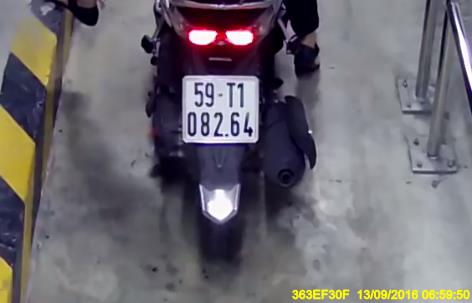
#> input picture 0000_08244_b.jpg, 472 x 303 px, found by its file name
$ python carDetect.py
#> lines starting #> are read from the running program, lines starting #| are printed output that depends on the picture; after the words box and inside, x2 and y2 are one past the last pixel; in counts of white or black regions, pixels touching at a corner belong together
import cv2
import imutils
import numpy as np

#load image
img = cv2.imread('GreenParking/0000_08244_b.jpg', cv2.IMREAD_COLOR)
#> img is the input picture: shape (303, 472, 3); mean B, G, R 112.4, 105.8, 109.7

#resize image
img = cv2.resize(img, dsize=(472, 303))

#Edge Detection
gray = cv2.cvtColor(img, cv2.COLOR_BGR2GRAY)#chuyen anh ve anh xam
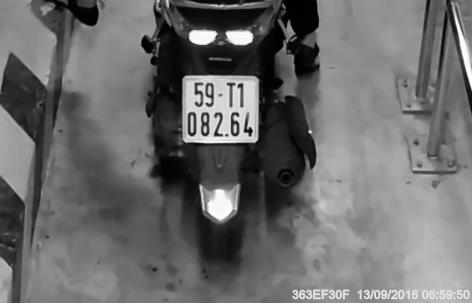
#> gray: shape (303, 472); min 0, max 255, mean 107.7
Blur = cv2.bilateralFilter(gray, 11, 17, 17)#lam mo anh de giam nhieu
edge = cv2.Canny(Blur, 30, 200)#tim canh trong hinh
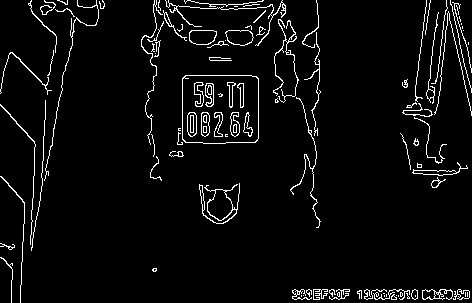
#> edge: shape (303, 472); 4.6% white in thin lines or dots

#tim contour trong anh canh
cnts = cv2.findContours(edge, cv2.RETR_TREE, cv2.CHAIN_APPROX_SIMPLE)#tim contour trong buc anh
#> cnts = 163 contours, 101 with area under 20; largest, box (x1, y1, x2, y2) and area: (182, 75, 259, 144) 5092, (182, 75, 259, 144) 5080, (199, 183, 240, 224) 634, (207, 189, 233, 221) 514, (225, 30, 254, 46) 337
cnts = imutils.grab_contours(cnts)#lay contour trong buc anh
cnts = sorted(cnts, key=cv2.contourArea, reverse=True)#sap xep duong vien theo thu tu
#phan tich contour
for c in cnts:
    D = cv2.arcLength(c, True)
    approx = cv2.approxPolyDP(c, 0.05*D, True)
    if len(approx) == 4 and 6000 > cv2.contourArea(c) > 2000:
        cv2.drawContours(img, [approx], -1, (0, 255, 0), 3)
        break
#> this loop made 1 pass
#> (D, approx) on pass 1: (279.8, [[182, 78], [185, 142], [257, 140], [256, 76]])
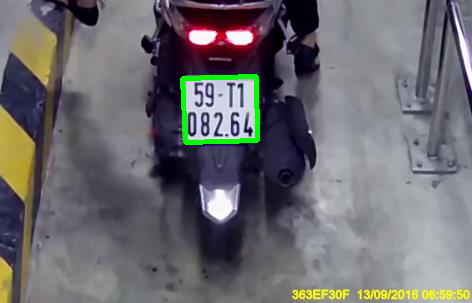
#> img: shape (303, 472, 3); 0.95% of pixels changed, all inside (x1, y1, x2, y2) = (180, 74, 260, 145)
mask = np.zeros(gray.shape, np.uint8)#tao ra mot buc anh den voi kich thuoc nhu anh gray
new_image = cv2.drawContours(mask, [approx], -1, 255, 2)#ve lai contour la bien so
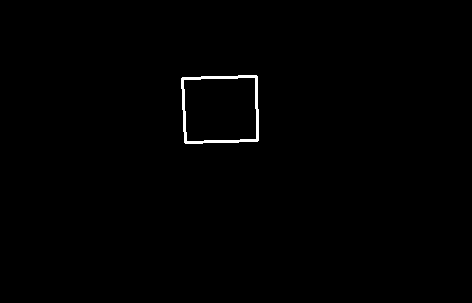
#> new_image: shape (303, 472); 0.57% white; 1 white region, box (x1, y1, x2, y2) and area: (181, 75, 259, 144) 815
new_image = cv2.bitwise_and(img, img, mask=mask)#rang buoc anh mask va anh goc
#> new_image: shape (303, 472, 3)
# Now crop
(x, y) = np.where(mask == 255)
#> x = 815 values from 75 to 143; y = 815 values, max 258 at index 414, min 181 at index 152, mean 220
(topx, topy) = (np.min(x), np.min(y))
#> topx = 75; topy = 181
(bottomx, bottomy) = (np.max(x), np.max(y))
#> bottomx = 143; bottomy = 258
Cut = gray[topx:bottomx + 1, topy:bottomy + 1]
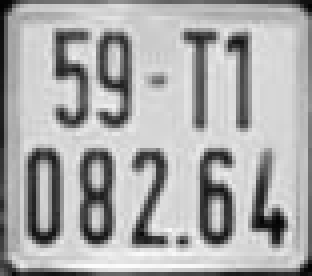
#> Cut: shape (69, 78) (shown 4 times larger); min 3, max 252, mean 170.2
cv2.imshow('Anh bien so', Cut)
#Show image
#print(img.shape)
cv2.imshow('Anh goc', img)
#cv2.imshow('Anh xam', gray)
#cv2.imshow('Anh mo', Blur)
#cv2.imshow('Anh edge', edge)
cv2.waitKey()

$ run again, with 0000_00532_b.jpg copied over 0000_08244_b.jpg
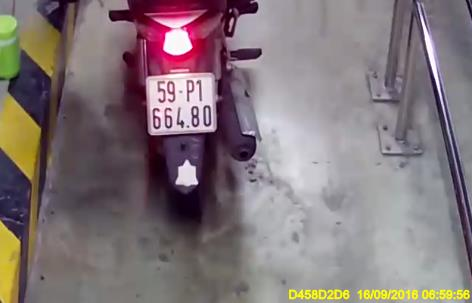
#> input picture 0000_00532_b.jpg, 472 x 303 px, found by its file name
#> img is the input picture: shape (303, 472, 3); mean B, G, R 121.1, 118.2, 130.8
#> `edge = cv2.Canny(Blur, 30, 200)#tim canh trong hinh`:
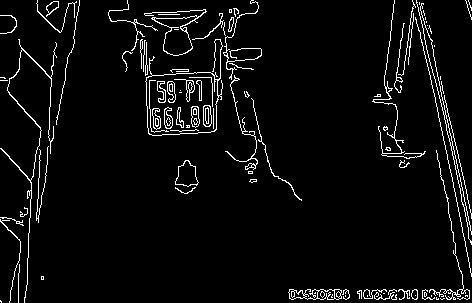
#> edge: shape (303, 472); 4.7% white in thin lines or dots
#> cnts = 161 contours, 109 with area under 20; largest, box (x1, y1, x2, y2) and area: (145, 39, 223, 136) 4170, (145, 72, 219, 136) 4144, (144, 9, 207, 56) 924, (154, 15, 198, 56) 866, (175, 160, 199, 187) 390
#> the loop `for c in cnts:` made 2 passes
#> D on pass 1: 537.3
#> x = 722 values from 75 to 133; y = 722 values, max 215 at index 102, min 146 at index 103, mean 180.5
#> topx = 75; topy = 146
#> bottomx = 133; bottomy = 215
#> `Cut = gray[topx:bottomx + 1, topy:bottomy + 1]`:
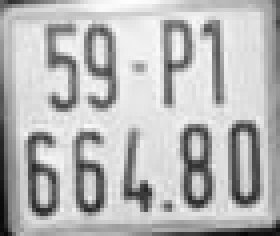
#> Cut: shape (59, 70) (shown 4 times larger); min 7, max 253, mean 183.3

$ run again, with 0000_05696_b.jpg copied over 0000_08244_b.jpg
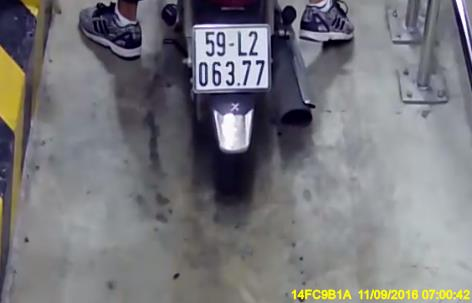
#> input picture 0000_05696_b.jpg, 472 x 303 px, found by its file name
#> img is the input picture: shape (303, 472, 3); mean B, G, R 123.2, 118.6, 118.9
#> `edge = cv2.Canny(Blur, 30, 200)#tim canh trong hinh`:
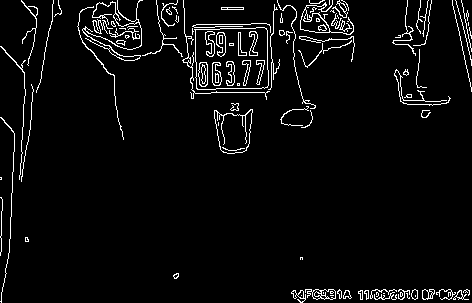
#> edge: shape (303, 472); 4.5% white in thin lines or dots
#> cnts = 172 contours, 102 with area under 20; largest, box (x1, y1, x2, y2) and area: (194, 27, 269, 90) 4308, (195, 27, 269, 90) 4305, (214, 109, 253, 154) 1250, (214, 109, 253, 154) 1228, (300, 0, 354, 35) 450
#> the loop `for c in cnts:` made 1 pass
#> (D, approx) on pass 1: (267.2, [[266, 28], [194, 29], [196, 88], [267, 87]])
#> x = 779 values from 27 to 89; y = 779 values, max 268 at index 393, min 193 at index 110, mean 230.7
#> topx = 27; topy = 193
#> bottomx = 89; bottomy = 268
#> `Cut = gray[topx:bottomx + 1, topy:bottomy + 1]`:
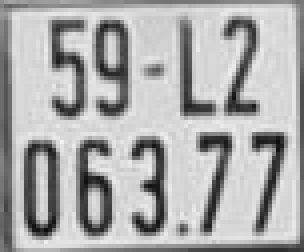
#> Cut: shape (63, 76) (shown 4 times larger); min 11, max 242, mean 171.7
